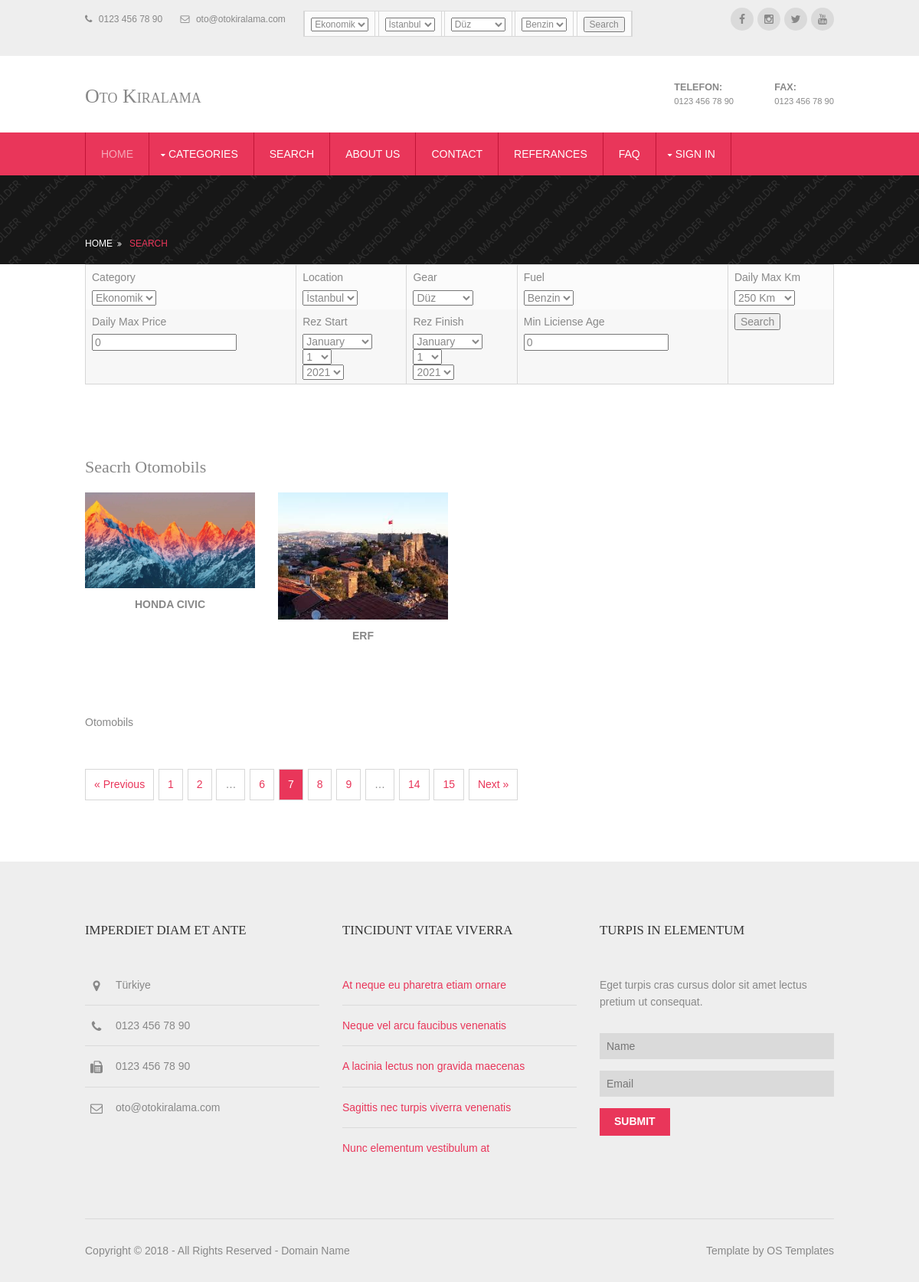
Page /search/1 on the committed database.
### home/models.py (models this page shows, shortened)
class Setting(models.Model):
    STATUS = (
        ('True', 'True'),
        ('False', 'False'),
    )
    title = models.CharField(max_length=150)
    keywords = models.CharField(max_length=255)
    description = models.CharField(max_length=255)
    company = models.CharField(max_length=50)
    address = models.CharField(blank=True, max_length=100)
    phone = models.CharField(blank=True, max_length=15)
    fax = models.CharField(blank=True, max_length=15)
    email = models.CharField(blank=True, max_length=50)
    smtpserver = models.CharField(blank=True, max_length=50)
    smtpemail = models.CharField(blank=True, max_length=50)
    smtppassword = models.CharField(blank=True, max_length=10)
    smtpport = models.CharField(blank=True, max_length=5)
    icon = models.ImageField(blank=True, upload_to='images/')
    facebook = models.CharField(blank=True, max_length=50)
    instagram = models.CharField(blank=True, max_length=50)
    twitter = models.CharField(blank=True, max_length=50)
    youtube = models.CharField(blank=True, max_length=50)
    aboutus = RichTextUploadingField(blank=True)
    contact = RichTextUploadingField(blank=True)
    references = RichTextUploadingField(blank=True)
    status = models.CharField(max_length=10, choices=STATUS)
    create_at = models.DateTimeField(auto_now_add=True)
    update_at = models.DateTimeField(auto_now=True)

### otomobil/models.py (models this page shows, shortened)
class Otomobil(models.Model):
    STATUS = (
        ('True', 'Evet'),
        ('False', 'Hayır'),
    )
    VITES = (
        ('Duz', 'Düz'),
        ('Otomatik', 'Otomatik'),
        ('Triptonik', 'Triptonik'),
    )
    YAKIT = (
        ('Benzin', 'Benzin'),
        ('Dizel', 'Dizel'),
        ('Lpg','Lpg')
    )
    MAX_DAILY_KM = (
        (250, '250 Km'),
        (500, '500 Km'),
        (750,'750 Km'),
        (1000,'1000 Km'),
        (1250, '1250 Km'),
        (1500, '1500 Km')
    )
    category = models.ForeignKey(Category, on_delete=models.CASCADE, default='None')  # many to one relation with Category
    location = models.ForeignKey(Location, on_delete=models.CASCADE, default='None')  # many to one relation with Category
    title = models.CharField(max_length=150)
    keywords = models.CharField(max_length=255)
    description = models.TextField(max_length=255)
    image = models.ImageField(upload_to='images/', null=True)
    gear = models.CharField(max_length=10, choices=VITES, default='Duz')
    fuel = models.CharField(max_length=10, choices=YAKIT, default='Benzin')
    price = models.DecimalField(max_digits=12, decimal_places=2, default=0)
    min_age = models.IntegerField(default=18)
    min_cc = models.IntegerField(default=1)
    min_li_age = models.IntegerField(default=0)
    min_person = models.IntegerField(default=1)
    big_baggage = models.IntegerField(default=0)
    small_baggage = models.IntegerField(default=0)
    daily_km = models.IntegerField(choices=MAX_DAILY_KM, default=250)
    abs = models.CharField(max_length=10, choices=STATUS, default='False')
    driver_airbag = models.CharField(max_length=10, choices=STATUS, default='True')
    passenger_airbag = models.CharField(max_length=10, choices=STATUS, default='True')
    detail = RichTextUploadingField()
    slug = models.SlugField(null=False, unique=True)
    status = models.CharField(max_length=10, choices=STATUS, default='False')
    create_at = models.DateTimeField(auto_now_add=True)
    update_at = models.DateTimeField(auto_now=True)
    user = models.ForeignKey(User, on_delete=models.CASCADE)
    def image_tag2(self):
        if self.image.url is not None:
            return mark_safe('{}'.format(self.image.url))
        else:
            return ""

### otomobil/views.py (the view, shortened to what this page needs)
# urls.py: path('search/<int:id>', views.otomobils_search, name='otomobils_search'),
def otomobils_search(request,id=0):
    sform1 = SearchForm1()
    sform2= SearchForm2()
    setting = Setting.objects.get(pk=1)
    category = Category.objects.all()
    if request.method == 'POST' and id == 1:
        arabalar = []
        form = SearchForm2(request.POST)
        if form.is_valid():
            otomobils = Otomobil.objects.filter(category=form.cleaned_data['category'],
                                                location=form.cleaned_data['location'],
                                                gear=form.cleaned_data['gear'],
                                                fuel=form.cleaned_data['fuel'],
                                                daily_km__lte=form.cleaned_data['daily_km'],
                                                price__lte=form.cleaned_data['price'],
                                                status=True)
            for otomobil in otomobils:
                baslangic=form.cleaned_data['baslangic']
                print(type(baslangic))
                bitis=form.cleaned_data['bitis']
                kiralar = Kira.objects.filter(otomobil=otomobil,status=True)
                kira_say = kiralar.__len__()
                a = 0
                for kira in kiralar:
                    if (baslangic < kira.rezdate and bitis < kira.rezdate) or (
                            baslangic > kira.rezdate and baslangic > kira.returndate):
                        a = a + 1
                if a != kira_say:
                    arabalar.append(otomobil)
        otomobils = arabalar
    elif id == 1:
        otomobils = Otomobil.objects.filter(status=True)
    context = {'otomobils': otomobils,
               'category': category,
               'setting':setting,
               'sform1':sform1,
               'sform2':sform2,}
    return render(request, 'search.html', context)

### home/templates/search.html (shortened to what this page needs)
{% extends 'home_index.html' %}
{% block body %}
{%  load static %}
    <div class="wrapper bgded overlay" style="background-image:url('/static/images/demo/backgrounds/01.png');">
  <div id="breadcrumb" class="hoc clear">
    <ul>
      <li><a href="/">Home</a></li>
      <li><a href="">Search</a></li>
    </ul>
  </div>
</div>
    <div class="wrapper row3">
    <div class="hoc clear">
    <form method="post" action="/search/1">
                        <table><tr>
                            <td><label> Category</label>{{ sform2.category }}</td>
                            <td><label> Location</label>{{ sform2.location }}</td>
                            <td><label> Gear</label>{{ sform2.gear }}</td>
                            <td><label> Fuel</label>{{ sform2.fuel }}</td>
                        <td><label>Daily Max Km</label>{{ sform2.daily_km }}</td></tr>
                            <tr>
                            <td><label>Daily Max Price</label>{{ sform2.price }}</td>
                            <td><label> Rez Start</label>{{ sform2.baslangic }}</td>
                            <td><label> Rez Finish</label>{{ sform2.bitis }}</td>
                                <td><label>Min Liciense Age</label>{{ sform2.min_li_age }}</td>
                            <td><input type="submit" value="Search"></td></tr>
                        </table>
                    </form>
    </div>
  <main class="hoc container clear">
    <div class="content">
      <div id="gallery">
        <figure>
          <header class="heading">Seacrh Otomobils</header>
          <ul class="nospace group elements">
              {% for otomobil in otomobils %}
            <li class="{% cycle 'one_quarter first' 'one_quarter' 'one_quarter' 'one_quarter' %}">
            <figure><img src="{{ otomobil.image_tag2 }}" height="250" alt="">
          <figcaption><a href="/otomobil/{{ otomobil.id }}/{{ otomobil.slug }}">{{ otomobil.title }}</a></figcaption>
        </figure>
            </li>
              {% endfor %}
          </ul>
          <figcaption>{{ catdata.description }} Otomobils</figcaption>
        </figure>
      </div>
      <nav class="pagination">
        <ul>
          <li><a href="#">&laquo; Previous</a></li>
          <li><a href="#">1</a></li>
          <li><a href="#">2</a></li>
          <li><strong>&hellip;</strong></li>
          <li><a href="#">6</a></li>
          <li class="current"><strong>7</strong></li>
          <li><a href="#">8</a></li>
          <li><a href="#">9</a></li>
          <li><strong>&hellip;</strong></li>
          <li><a href="#">14</a></li>
          <li><a href="#">15</a></li>
          <li><a href="#">Next &raquo;</a></li>
        </ul>
      </nav>
    </div>
  </main>
</div>
{% endblock %}

### home/templates/header.html (shortened to what this page needs)
{% load static %}
<div class="wrapper row0">
    <div id="topbar" class="hoc clear">
        <div class="fl_left">
            <ul class="nospace inline pushright">
                <li><i class="fa fa-phone"></i> {{ setting.phone }}</li>
                <li><i class="fa fa-envelope-o"></i> {{ setting.email }}</li>
                <li>
                    <form method="post" action="/search/0">
                        <table>
                            <td>{{ sform1.category }}</td>
                            <td>{{ sform1.location }}</td>
                            <td>{{ sform1.gear }}</td>
                            <td>{{ sform1.fuel }}</td>
                            <td><input type="submit" value="Search"></td>
                        </table>
                    </form>
                </li>
            </ul>
        </div>
        <div class="fl_right">
            <ul class="faico clear">
                <li><a class="faicon-facebook" href="{{ setting.facebook }}"><i class="fa fa-facebook"></i></a></li>
                <li><a class="faicon-instagram" href="{{ setting.instagram }}"><i class="fa fa-instagram"></i></a></li>
                <li><a class="faicon-twitter" href="{{ setting.twitter }}"><i class="fa fa-twitter"></i></a></li>
                <li><a class="faicon-youtube" href="{{ setting.youtube }}"><i class="fa fa-youtube"></i></a></li>
            </ul>
        </div>
    </div>
</div>
<div class="wrapper row1">
    <header id="header" class="hoc clear">
        <div id="logo" class="fl_left">
            <h1><a href="/">{{ setting.title }}</a></h1>
        </div>
        <div id="quickinfo" class="fl_right">
            <ul class="nospace inline">
                <li><strong>Telefon:</strong><br>
                    {{ setting.phone }}</li>
                <li><strong>Fax:</strong><br>
                    {{ setting.fax }}</li>
            </ul>
        </div>
    </header>
</div>
<div class="wrapper row2">
    <nav id="mainav" class="hoc clear">
        <ul class="clear">
            <li class="active"><a href="/">Home</a></li>
            <li>
                <a class="drop" href="#">CATEGORIES</a>
                {% load mptt_tags %}
            </li>
            <li><a href="/search/1">Search</a></li>
            <li><a href="/aboutus">ABOUT US</a></li>
            <li><a href="/contact">CONTACT</a></li>
            <li><a href="/referances">REFERANCES</a></li>
            <li><a href="/fag">FAQ</a></li>
            {% if user.id is not None %}
                <li class="dropdown">
                    <a class="dropdown-toggle" data-toggle="dropdown" href="blog-archive.html">{{ user.username }} <span
                            class="caret"></span></a>
                    <ul class="dropdown-menu" role="menu">
                        <li><a href="/user">My Acoount</a></li>
                        <li><a href="/user">User Profile</a></li>
                        <li><a href="/user/user_otomobils">My Otomobils</a></li>
                        <li><a href="/user/comments">My Comments</a></li>
                        <li><a href="/logout">Logout</a></li>
                    </ul>
                </li>
            {% else %}
                <li><a class="drop" href="#">Sign In</a>
                </li>
            {% endif %}
        </ul>
    </nav>
</div>

### home/templates/footer.html (shortened to what this page needs)
{%  load static %}
<div class="wrapper row4">
  <footer id="footer" class="hoc clear">
    <div class="one_third first">
      <h6 class="title">Imperdiet diam et ante</h6>
      <ul class="nospace linklist contact">
        <li><i class="fa fa-map-marker"></i>
          <address>
          {{ setting.address }}
          </address>
        </li>
        <li><i class="fa fa-phone"></i> {{ setting.phone }}</li>
        <li><i class="fa fa-fax"></i> {{ setting.fax }}</li>
        <li><i class="fa fa-envelope-o"></i> {{ setting.email }}</li>
      </ul>
    </div>
    <div class="one_third">
      <h6 class="title">Tincidunt vitae viverra</h6>
      <ul class="nospace linklist">
        <li><a href="#">At neque eu pharetra etiam ornare</a></li>
        <li><a href="#">Neque vel arcu faucibus venenatis</a></li>
        <li><a href="#">A lacinia lectus non gravida maecenas</a></li>
        <li><a href="#">Sagittis nec turpis viverra venenatis</a></li>
        <li><a href="#">Nunc elementum vestibulum at</a></li>
      </ul>
    </div>
    <div class="one_third">
      <h6 class="title">Turpis in elementum</h6>
      <p class="btmspace-30">Eget turpis cras cursus dolor sit amet lectus pretium ut consequat.</p>
      <form method="post" action="#">
        <fieldset>
          <input class="btmspace-15" type="text" value="" placeholder="Name">
          <input class="btmspace-15" type="text" value="" placeholder="Email">
          <button type="submit" value="submit">Submit</button>
        </fieldset>
      </form>
    </div>
  </footer>
</div>
<div class="wrapper row5">
  <div id="copyright" class="hoc clear">
    <p class="fl_left">Copyright &copy; 2018 - All Rights Reserved - <a href="#">Domain Name</a></p>
    <p class="fl_right">Template by <a target="_blank" href="https://www.os-templates.com/" title="Free Website Templates">OS Templates</a></p>
  </div>
</div>

### rows in the picture
Setting: phone "0123 456 78 90", email "oto@otokiralama.com", title "Oto Kiralama", fax "0123 456 78 90", address "Türkiye"
Otomobil: image_tag2 (picture), title "HONDA CIVIC"
Otomobil: image_tag2 (picture), title "ERF"
